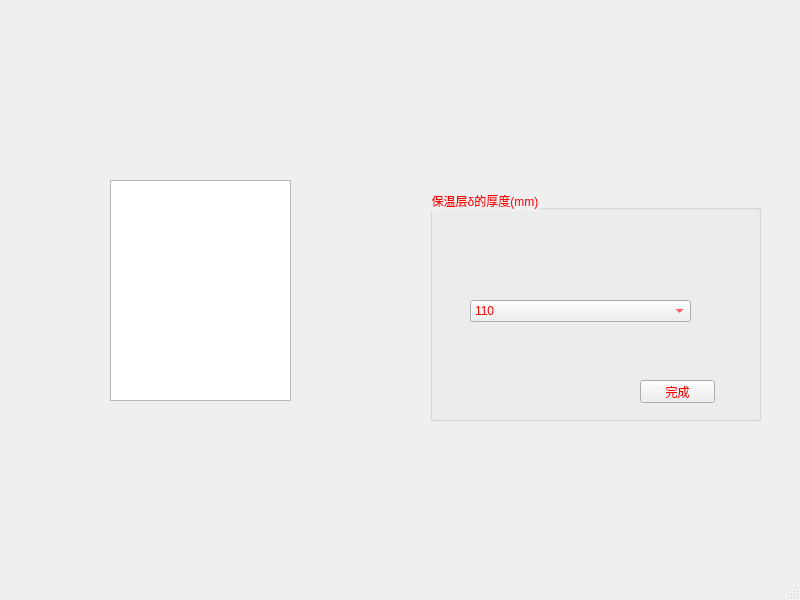
<?xml version="1.0" encoding="UTF-8"?>
<ui version="4.0">
 <class>MainWindow</class>
 <widget class="QMainWindow" name="MainWindow">
  <property name="geometry">
   <rect>
    <x>0</x>
    <y>0</y>
    <width>800</width>
    <height>600</height>
   </rect>
  </property>
  <property name="windowTitle">
   <string>MainWindow</string>
  </property>
  <widget class="QWidget" name="centralwidget">
   <widget class="QGraphicsView" name="graphicsView">
    <property name="geometry">
     <rect>
      <x>110</x>
      <y>180</y>
      <width>181</width>
      <height>221</height>
     </rect>
    </property>
    <property name="styleSheet">
     <string notr="true">border-image: url(:/wuding1/8.png);</string>
    </property>
   </widget>
   <widget class="QGroupBox" name="groupBox">
    <property name="geometry">
     <rect>
      <x>430</x>
      <y>190</y>
      <width>331</width>
      <height>231</height>
     </rect>
    </property>
    <property name="styleSheet">
     <string notr="true">color: rgb(255, 0, 0);
font: 8pt &quot;楷体&quot;;</string>
    </property>
    <property name="title">
     <string>保温层δ的厚度(mm)</string>
    </property>
    <widget class="QComboBox" name="comboBox">
     <property name="geometry">
      <rect>
       <x>40</x>
       <y>110</y>
       <width>221</width>
       <height>22</height>
      </rect>
     </property>
     <item>
      <property name="text">
       <string>110</string>
      </property>
     </item>
     <item>
      <property name="text">
       <string>80</string>
      </property>
     </item>
     <item>
      <property name="text">
       <string>50</string>
      </property>
     </item>
     <item>
      <property name="text">
       <string>40</string>
      </property>
     </item>
     <item>
      <property name="text">
       <string>30</string>
      </property>
     </item>
     <item>
      <property name="text">
       <string>25</string>
      </property>
     </item>
    </widget>
    <widget class="QPushButton" name="fff">
     <property name="geometry">
      <rect>
       <x>210</x>
       <y>190</y>
       <width>75</width>
       <height>23</height>
      </rect>
     </property>
     <property name="text">
      <string>完成</string>
     </property>
    </widget>
   </widget>
  </widget>
  <widget class="QMenuBar" name="menubar">
   <property name="geometry">
    <rect>
     <x>0</x>
     <y>0</y>
     <width>800</width>
     <height>22</height>
    </rect>
   </property>
  </widget>
  <widget class="QStatusBar" name="statusbar"/>
 </widget>
 <resources>
  <include location="../pic/wuding.qrc"/>
 </resources>
 <connections/>
</ui>
